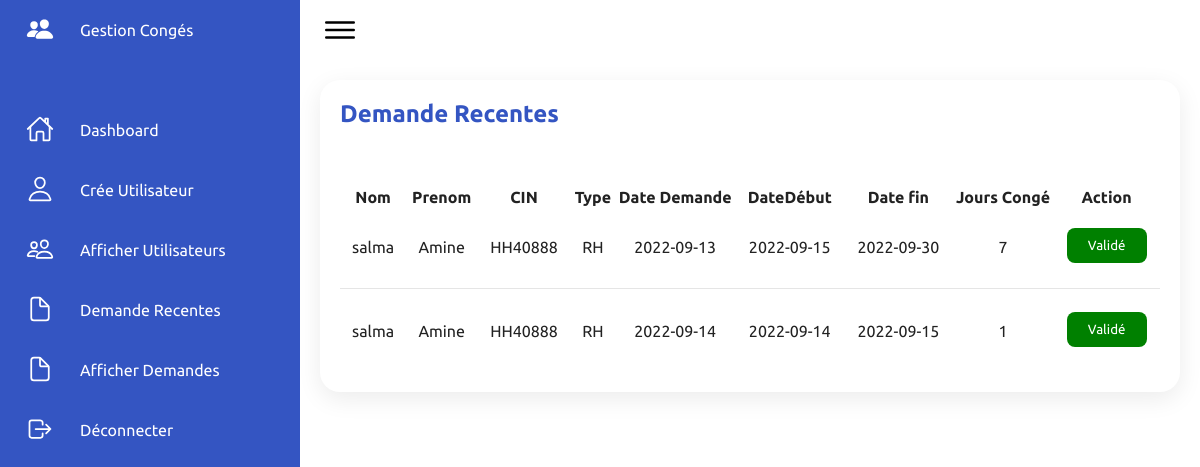
Page /admin/demandeRecente.php (signed in) on the committed database.
### tables this page shows
CREATE TABLE `demande_cong` (
  `Id-D` int(11) NOT NULL,
  `Date-D` date NOT NULL,
  `Date-D-D` date NOT NULL,
  `Date-F-D` date NOT NULL,
  `Nbr-J-C` int(11) NOT NULL,
  `Type-cong` varchar(20) NOT NULL,
  `Statut` varchar(30) NOT NULL DEFAULT 'En cours',
  `Id` int(11) NOT NULL
);

CREATE TABLE `employe` (
  `Id` int(11) NOT NULL,
  `PPR` int(11) NOT NULL,
  `Cin` varchar(7) NOT NULL,
  `Nom` varchar(30) NOT NULL,
  `Prenom` varchar(30) NOT NULL,
  `Adresse` varchar(100) NOT NULL,
  `Tel` bigint(10) NOT NULL,
  `Sexe` varchar(20) NOT NULL,
  `Type` varchar(40) NOT NULL,
  `NumS` int(11) NOT NULL
);

### config/dbaccess.php (called while the page is built, shortened)
<?php
    class Dbconfig
    {
        public function db_connect(){
        $servername = "localhost";
        $username = "root";
        $password = "";
     try {
       $this->connection = new PDO("mysql:host=$servername;dbname=gestion_cong", $username, $password);
         } catch(PDOException $e) {
  echo "Connection failed: " . $e->getMessage();
               }
        }
    }
?>

### config/demande.php (called while the page is built, shortened)
<?php
require_once('dbaccess.php');
$db = new Dbconfig();
class Demandes{
 function getRecentRequest(){
    global $db;
     $stmt = $db->connection->prepare("SELECT * FROM `demande_cong` INNER JOIN employe ON demande_cong.Id = employe.Id WHERE `Statut` = ? ORDER BY `demande_cong`.`Id-D` DESC ");
  $stmt->execute(array('En cours'));
  return $stmt->fetchAll();
 }
}

### admin/demandeRecente.php (the view, shortened to what this page needs)
<?php
if(isset($_SESSION["admin"]) ){
  require_once("../config/demande.php");
  $demandeRecent = new Demandes();
   $recentData =$demandeRecent->getRecentRequest();
?>
<!DOCTYPE html>
<html lang="en">
<head>
    <link rel="stylesheet" href="../styles/assets/css/style.css">
    <link rel="stylesheet" href="../styles/css/mainStyle.css">
</head>
<body>
     <?php include_once('../includes/sidebar.php') ?>
<div class="details">
  <div class="recentRequest">
      <div class="cardHeader">
          <h2>Demande Recentes</h2>
      </div>
<table>
  <thead>
  <tr>
    <th>Nom</th>
    <th>Prenom</th>
    <th>CIN</th>
    <th>Type</th>
    <th>Date Demande</th>
    <th>DateDébut</th>
    <th>Date fin</th>
    <th>Jours Congé</th>
    <th>Action</th>
  </tr>
</thead>
<tbody>
  <?php foreach($recentData as $row){ ?>
  <tr>
    <td><?php echo $row['Nom']?></td>
    <td><?php echo $row['Prenom']?></td>
    <td><?php echo $row['Cin']?></td>
    <td><?php echo $row['Type']?></td>
    <td><?php echo $row['Date-D']?></td>
    <td><?php echo $row['Date-D-D']?></td>
    <td><?php echo $row['Date-F-D']?></td>
    <td><?php echo $row['Nbr-J-C']?></td>
    <td><button class='btn-table-edit'><a href="validerDemandes.php?id_dem=<?php echo $row['Id-D'] ?>">Validé</a></button>
</td>
  </tr>
  <?php } ?>
</tbody>
</table>
</div>
</div>
</body>
</html>
<?php
}else{
    header("location: ../index.php");
     exit();
  }
  ?>

### styles/assets/css/style.css (style rules this page uses)
* { font-family: "Ubuntu", sans-serif; margin: 0; padding: 0; box-sizing: border-box; }
:root { --blue: #3455c2; --white: #fff; --gray: #f5f5f5; --black1: #222; --black2: #999; }
body { min-height: 100vh; overflow-x: hidden; }
.details { position: relative; width: 100%; padding: 20px; }
.details .recentRequest { position: relative; display: grid; min-height: 312px; background: var(--white); padding: 20px; box-shadow: 0 7px 25px rgba(0, 0, 0, 0.08); border-radius: 20px; }
.details .cardHeader { display: flex; justify-content: space-between; align-items: flex-start; }
.cardHeader h2 { font-weight: 600; color: var(--blue); }
.details table { width: 100%; border-collapse: collapse; margin-top: 10px; }
.details .recentRequest table tr { color: var(--black1); border-bottom: 1px solid rgba(0, 0, 0, 0.1); }
.details .recentRequest table tr:last-child { border-bottom: none; }
.details .recentRequest table tr td { padding: 10px; text-align: center; }

### styles/CSS/mainStyle.css (style rules this page uses)
.btn-table-edit { padding:10px; background:green; width:80px; border-radius:8px; border:none; margin-bottom:3px }
.btn-table-edit a,.btn-table-delete a { color:white; text-decoration:none; }

### rows in the picture
demande_cong: Id.Nom "salma", Id.Prenom "Amine", Id.Cin "HH40888", Id.Type "RH", value "2022-09-13", value "2022-09-15", value "2022-09-30", value "7"
demande_cong: Id.Nom "salma", Id.Prenom "Amine", Id.Cin "HH40888", Id.Type "RH", value "2022-09-14", value "2022-09-15", value "1"
